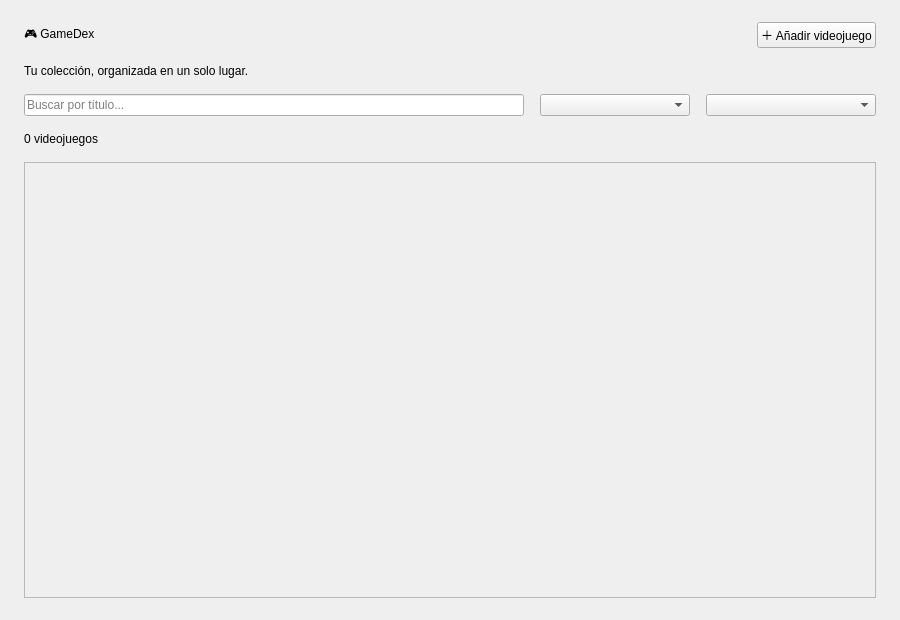
<?xml version="1.0" encoding="UTF-8"?>
<ui version="4.0">
 <class>MainWindow</class>
 <widget class="QMainWindow" name="MainWindow">
  <property name="windowTitle"><string>GameDex | Biblioteca de videojuegos</string></property>
  <property name="minimumSize"><size><width>900</width><height>620</height></size></property>
  <widget class="QWidget" name="centralwidget">
   <layout class="QVBoxLayout" name="mainLayout">
    <property name="spacing"><number>16</number></property>
    <property name="leftMargin"><number>24</number></property>
    <property name="topMargin"><number>22</number></property>
    <property name="rightMargin"><number>24</number></property>
    <property name="bottomMargin"><number>22</number></property>
    <item>
     <layout class="QHBoxLayout" name="headerLayout">
      <item><widget class="QLabel" name="logoLabel"><property name="text"><string>🎮 GameDex</string></property><property name="objectName"><string>logoLabel</string></property></widget></item>
      <item><spacer name="headerSpacer"><property name="orientation"><enum>Qt::Horizontal</enum></property><property name="sizeHint" stdset="0"><size><width>40</width><height>20</height></size></property></spacer></item>
      <item><widget class="QPushButton" name="addButton"><property name="text"><string>＋ Añadir videojuego</string></property><property name="objectName"><string>addButton</string></property></widget></item>
     </layout>
    </item>
    <item><widget class="QLabel" name="subtitleLabel"><property name="text"><string>Tu colección, organizada en un solo lugar.</string></property><property name="objectName"><string>subtitleLabel</string></property></widget></item>
    <item>
     <layout class="QHBoxLayout" name="filtersLayout">
      <item><widget class="QLineEdit" name="searchInput"><property name="placeholderText"><string>Buscar por título...</string></property></widget></item>
      <item><widget class="QComboBox" name="genreFilter"><property name="minimumSize"><size><width>150</width><height>0</height></size></property></widget></item>
      <item><widget class="QComboBox" name="platformFilter"><property name="minimumSize"><size><width>170</width><height>0</height></size></property></widget></item>
     </layout>
    </item>
    <item><widget class="QLabel" name="countLabel"><property name="text"><string>0 videojuegos</string></property><property name="objectName"><string>countLabel</string></property></widget></item>
    <item>
     <widget class="QScrollArea" name="scrollArea">
      <property name="widgetResizable"><bool>true</bool></property>
      <widget class="QWidget" name="scrollContent">
       <layout class="QGridLayout" name="cardsLayout">
        <property name="alignment"><set>Qt::AlignTop</set></property>
        <property name="horizontalSpacing"><number>16</number></property>
        <property name="verticalSpacing"><number>16</number></property>
       </layout>
      </widget>
     </widget>
    </item>
   </layout>
  </widget>
 </widget>
 <resources/>
 <connections/>
</ui>
